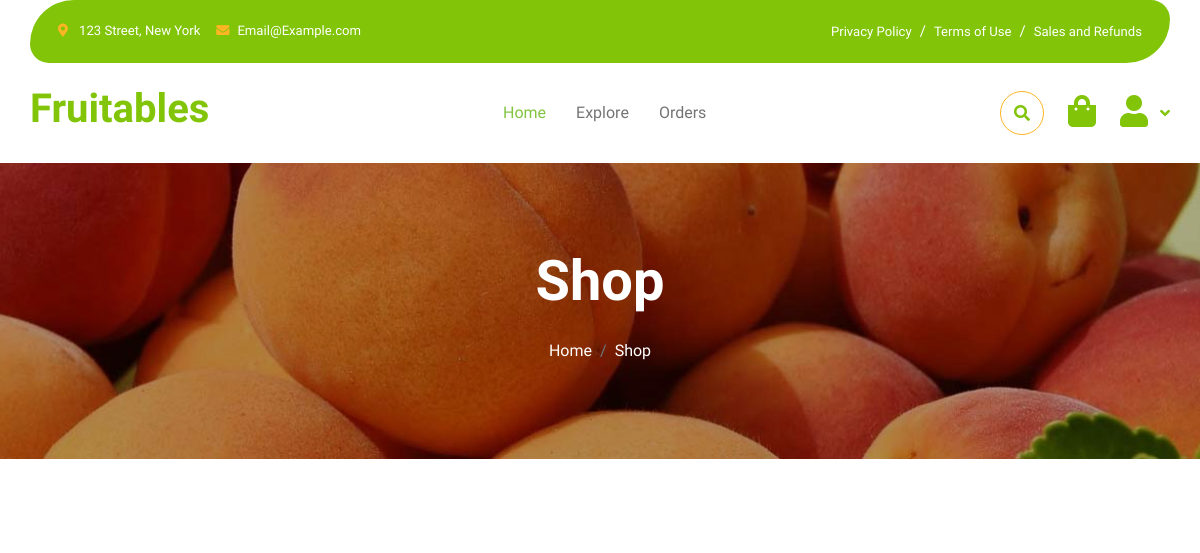
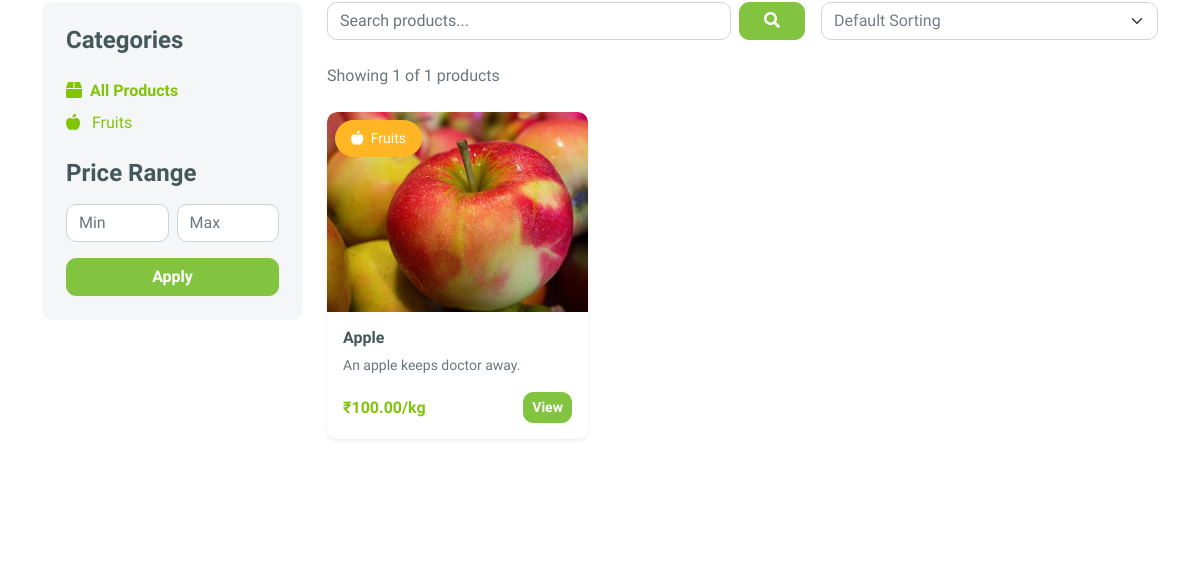
Page /shop/ (upper part) on the earlier database version (2 pictures, top to bottom).
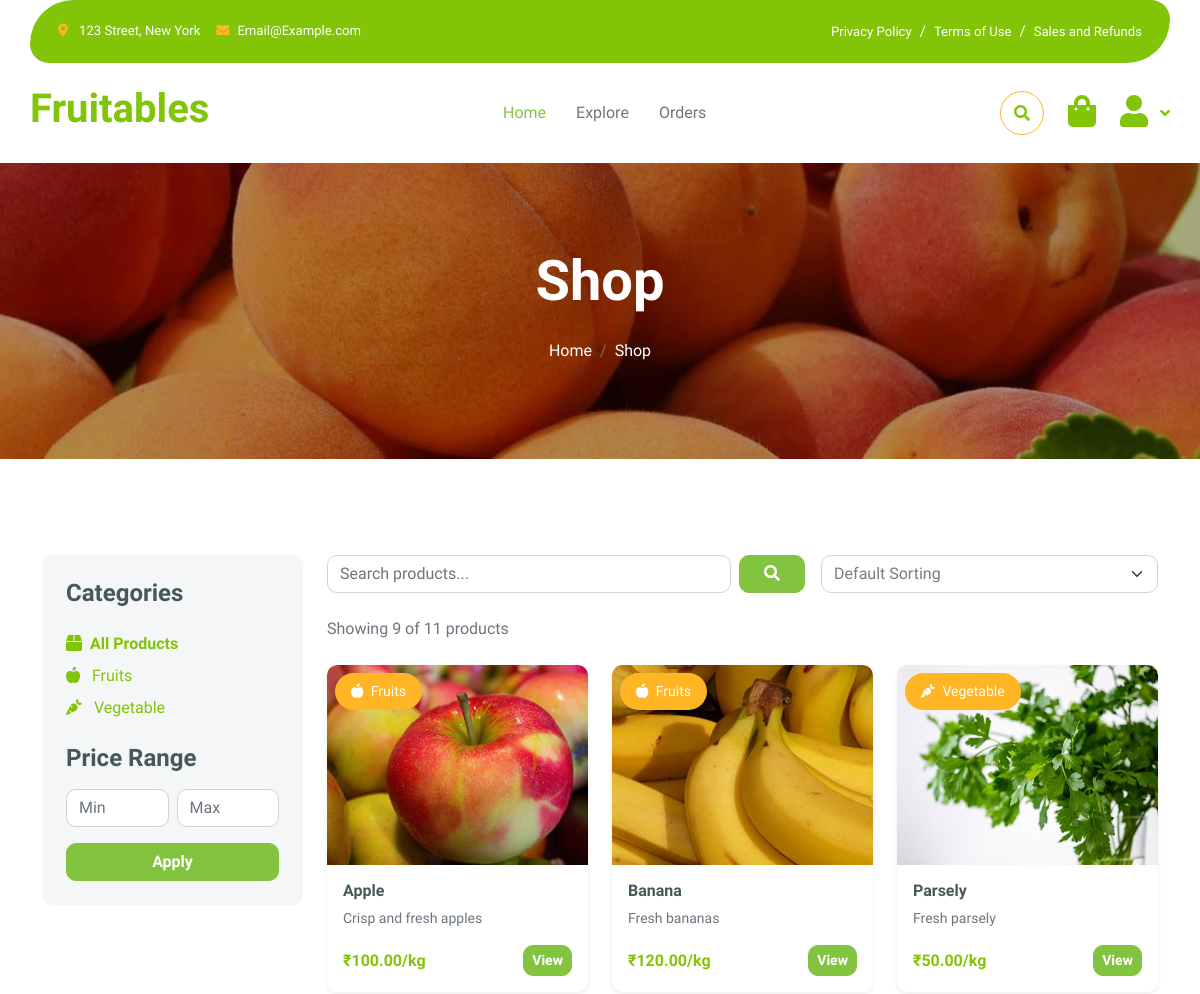
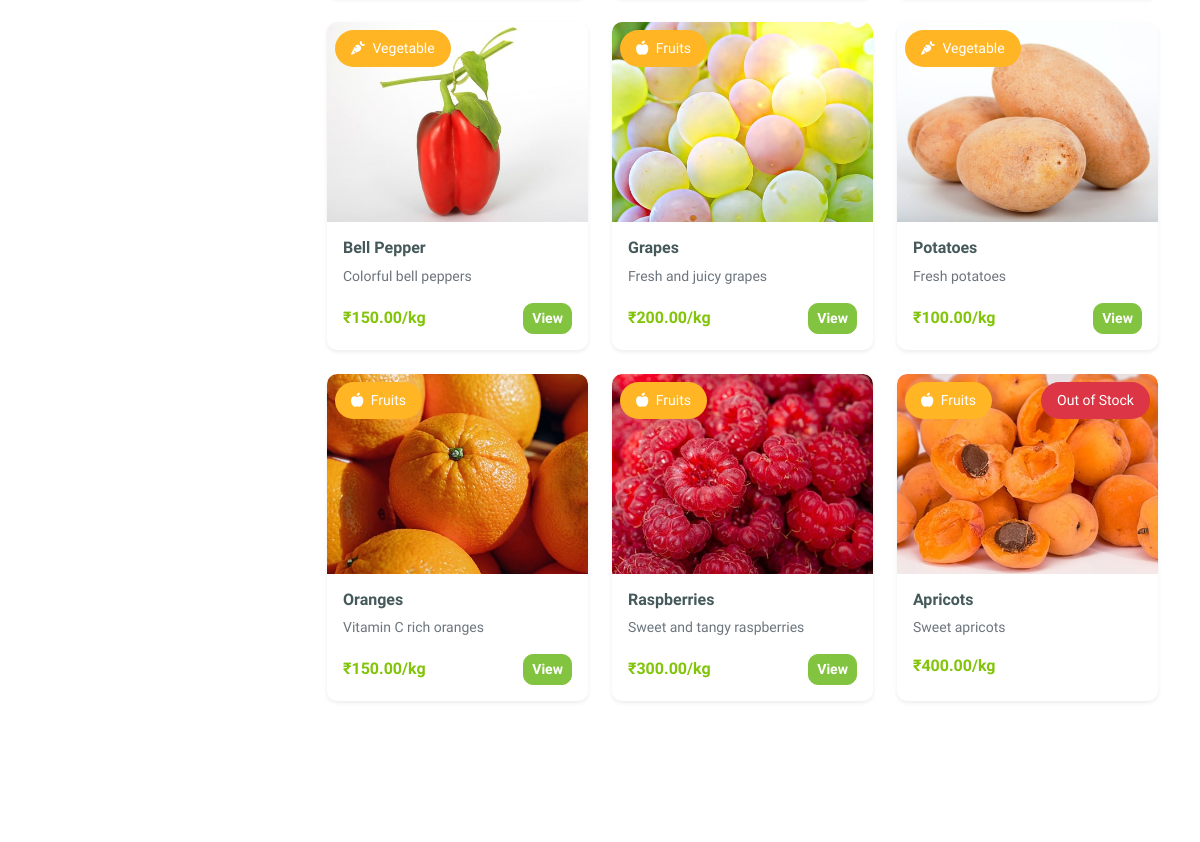
Same page on the later database version (2 pictures, top to bottom).
### shop/models.py (models this page shows, shortened)
class Category(models.Model):
    name = models.CharField(max_length=200)
    gst_percent = models.DecimalField(max_digits=5, decimal_places=2, default=5)

class Product(models.Model):
    category = models.ForeignKey(Category, on_delete=models.CASCADE)
    name = models.CharField(max_length=200)
    price = models.DecimalField(max_digits=10, decimal_places=2)
    image = models.ImageField(upload_to='products/')
    description = models.TextField(blank=True, null=True)
    stock = models.PositiveIntegerField(default=0)

### shop/views.py (the view)
# urls.py: path('', include('shop.urls')),
def shop(request):
    products = Product.objects.all()
    categories = Category.objects.annotate(product_count=Count('product'))
    user_wishlist_ids = []
    if request.user.is_authenticated:
        user_wishlist_ids = Wishlist.objects.filter(user=request.user).values_list('product_id', flat=True)
    q = request.GET.get('q')
    cat = request.GET.get('category')
    sort = request.GET.get('sort')
    min_p = request.GET.get('min_price')
    max_p = request.GET.get('max_price')
    if q:
        products = products.filter(Q(name__icontains=q) | Q(description__icontains=q))
    if cat and cat.isdigit():
        products = products.filter(category_id=cat)
    if min_p and min_p.isdigit():
        products = products.filter(price__gte=min_p)
    if max_p and max_p.isdigit():
        products = products.filter(price__lte=max_p)
    if sort == 'price_low':
        products = products.order_by('price')
    elif sort == 'price_high':
        products = products.order_by('-price')
    elif sort == 'name':
        products = products.order_by('name')
    featured_products = Product.objects.filter(stock__gt=0).order_by('?')[:3]
    paginator = Paginator(products, 9)
    page_number = request.GET.get('page', 1)
    page_obj = paginator.get_page(page_number)
    return render(request, 'shop/shop.html', {
        'products': page_obj,
        'categories': categories,
        'featured_products': featured_products,
        'total_products': Product.objects.count(),
        'user_wishlist_ids': list(user_wishlist_ids),
        'wishlist_count': len(user_wishlist_ids),
    })

### shop/templates/shop/shop.html (shortened to what the changed rows need)
{% extends 'shop/base.html' %}
{% load static %}
{% block content %}
<div class="container-fluid page-header py-5">
    <div class="container text-center py-5">
        <h1 class="display-4 text-white mb-4">Shop</h1>
    </div>
</div>
<div class="container-fluid fruite py-5">
    <div class="container py-5">
        <div class="row g-4">
            <div class="col-lg-3">
                <div class="bg-light p-4 rounded">
                    <ul class="list-unstyled">
                        {% for category in categories %}
                        <li class="mb-2">
                            <a href="{% url 'shop' %}?category={{ category.id }}{% if request.GET.q %}&q={{ request.GET.q }}{% endif %}"
                               class="text-decoration-none {% if request.GET.category == category.id|stringformat:'s' %}fw-bold text-primary{% endif %}">
                                <i class="fas {% if category.name == 'Fruits' %}fa-apple-alt{% else %}fa-carrot{% endif %} me-2"></i>
                                {{ category.name }}
                            </a>
                        </li>
                        {% endfor %}
                    </ul>
                </div>
            </div>
            <div class="col-lg-9">
                <div class="row g-3 mb-4">
                    <div class="col-md-7">
                    </div>
                    <div class="col-md-5">
                    </div>
                </div>
                <p class="text-muted mb-4">Showing {{ products|length }} of {{ total_products }} products</p>
                <div class="row g-4">
                    {% for product in products %}
                    <div class="col-md-6 col-lg-4">
                        <div class="card product-card h-100 border-0 shadow-sm"
                             onclick="location.href='{% url 'product_detail' product.id %}'">
                            <div class="position-relative">
                                <img src="{{ product.image.url }}" class="card-img-top" style="height: 200px; object-fit: cover;" alt="{{ product.name }}">
                                <span class="position-absolute top-0 start-0 bg-secondary text-white px-3 py-2 m-2 rounded-pill small">
                                    <i class="fas {% if product.category.name == 'Fruits' %}fa-apple-alt{% else %}fa-carrot{% endif %} me-1"></i>
                                    {{ product.category.name }}
                                </span>
                                {% if product.stock <= 0 %}
                                <span class="position-absolute top-0 end-0 bg-danger text-white px-3 py-2 m-2 rounded-pill small">
                                    Out of Stock
                                </span>
                                {% endif %}
                            </div>
                            <div class="card-body">
                                <div class="d-flex justify-content-between align-items-start mb-2">
                                    <h6 class="fw-bold mb-0">{{ product.name }}</h6>
                                </div>
                                <p class="text-muted small mb-3">{{ product.description|truncatewords:5 }}</p>
                                <div class="d-flex justify-content-between align-items-center">
                                    <span class="text-primary fw-bold">₹{{ product.price|floatformat:2 }}/kg</span>
                                    {% if product.stock > 0 %}
                                    <a href="{% url 'product_detail' product.id %}" class="btn btn-sm btn-primary">
                                        View
                                    </a>
                                    {% endif %}
                                </div>
                            </div>
                        </div>
                    </div>
                    {% empty %}
                    <div class="col-12 text-center py-5">
                        <h4>No products found</h4>
                        <a href="{% url 'shop' %}" class="btn btn-primary mt-3">Clear Filters</a>
                    </div>
                    {% endfor %}
                </div>
            </div>
        </div>
    </div>
</div>
{% endblock %}

Differences in the rows shown:
added Category: name "Vegetable"
changed Product "Apple": description "An apple keeps doctor away." → "Crisp and fresh apples"
added Product: image (picture), category.name "Fruits", name "Banana", description "Fresh bananas", price "120.00", stock "View"
added Product: image (picture), category.name "Vegetable", name "Parsely", description "Fresh parsely", price "50.00", stock "View"
added Product: image (picture), category.name "Vegetable", name "Bell Pepper", description "Colorful bell peppers", price "150.00", stock "View"
added Product: image (picture), category.name "Fruits", name "Grapes", description "Fresh and juicy grapes", price "200.00", stock "View"
added Product: image (picture), category.name "Vegetable", name "Potatoes", description "Fresh potatoes", price "100.00", stock "View"
added Product: image (picture), category.name "Fruits", name "Oranges", description "Vitamin C rich oranges", price "150.00", stock "View"
added Product: image (picture), category.name "Fruits", name "Raspberries", description "Sweet and tangy raspberries", price "300.00", stock "View"
added Product: image (picture), category.name "Fruits", stock "Out of Stock", name "Apricots", description "Sweet apricots", price "400.00"
Other differences:
{{ products|length }}: "1" → "9"
{{ total_products }}: "1" → "11"
